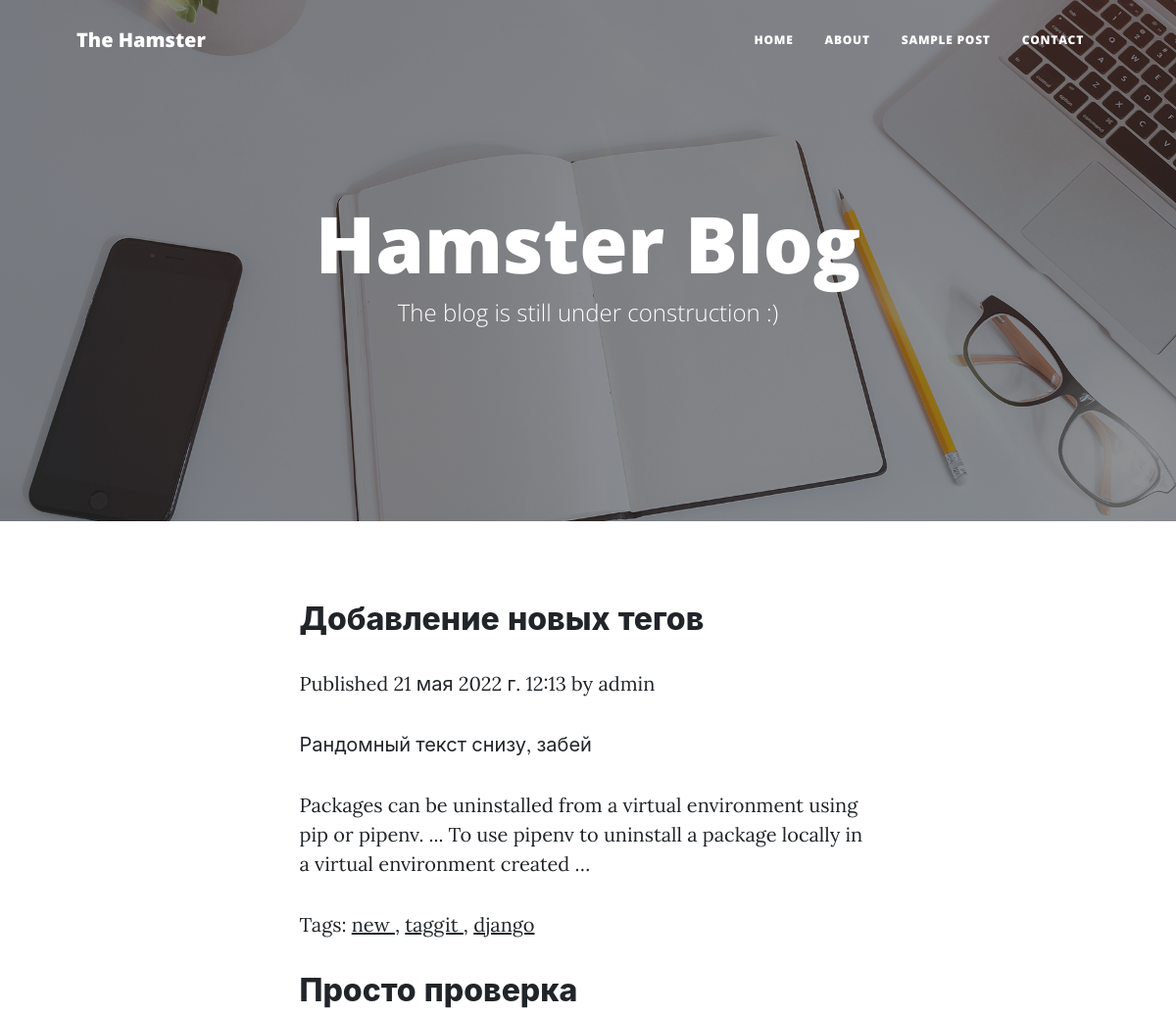
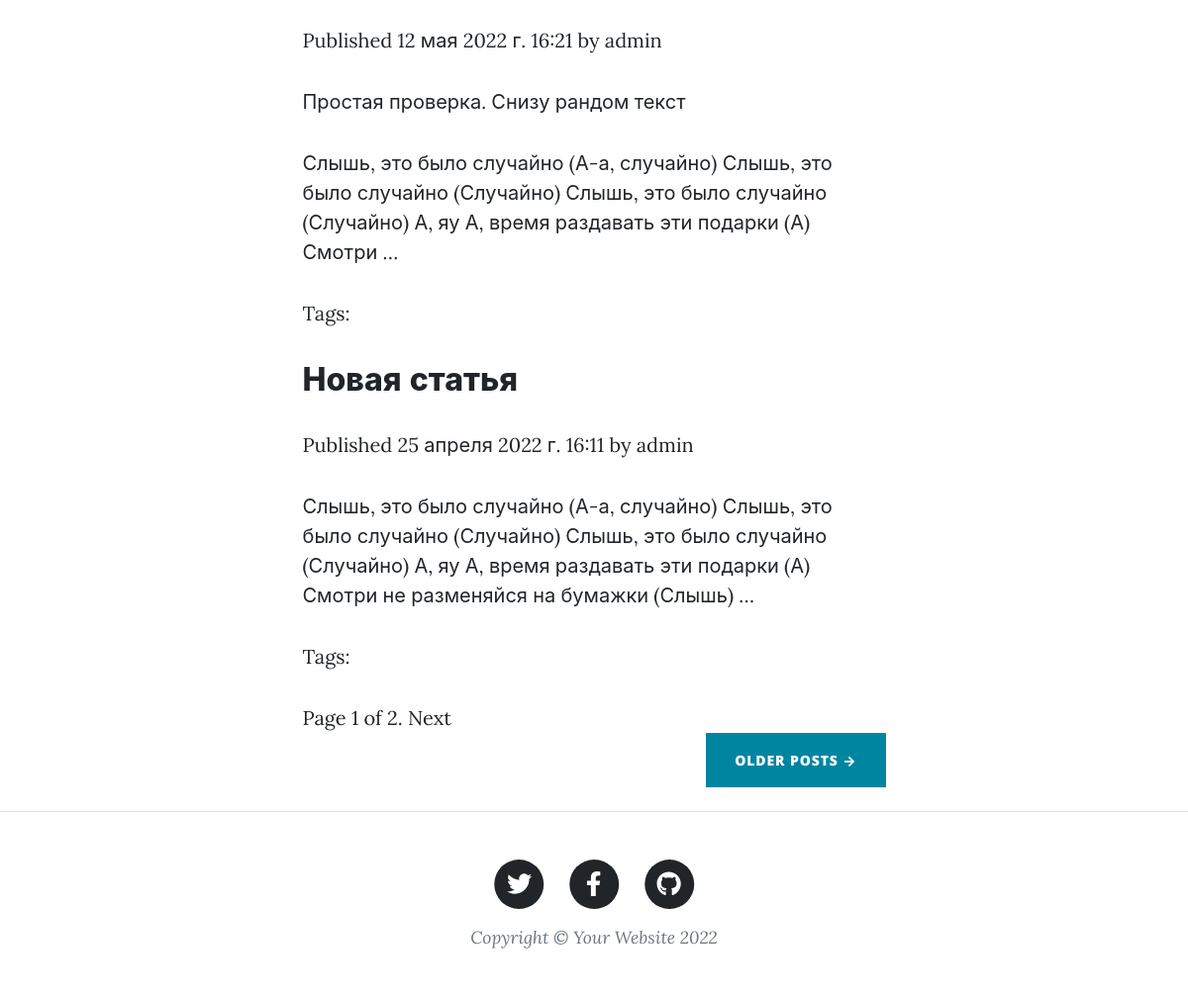
The app's page /, older data (2 pictures, top to bottom).
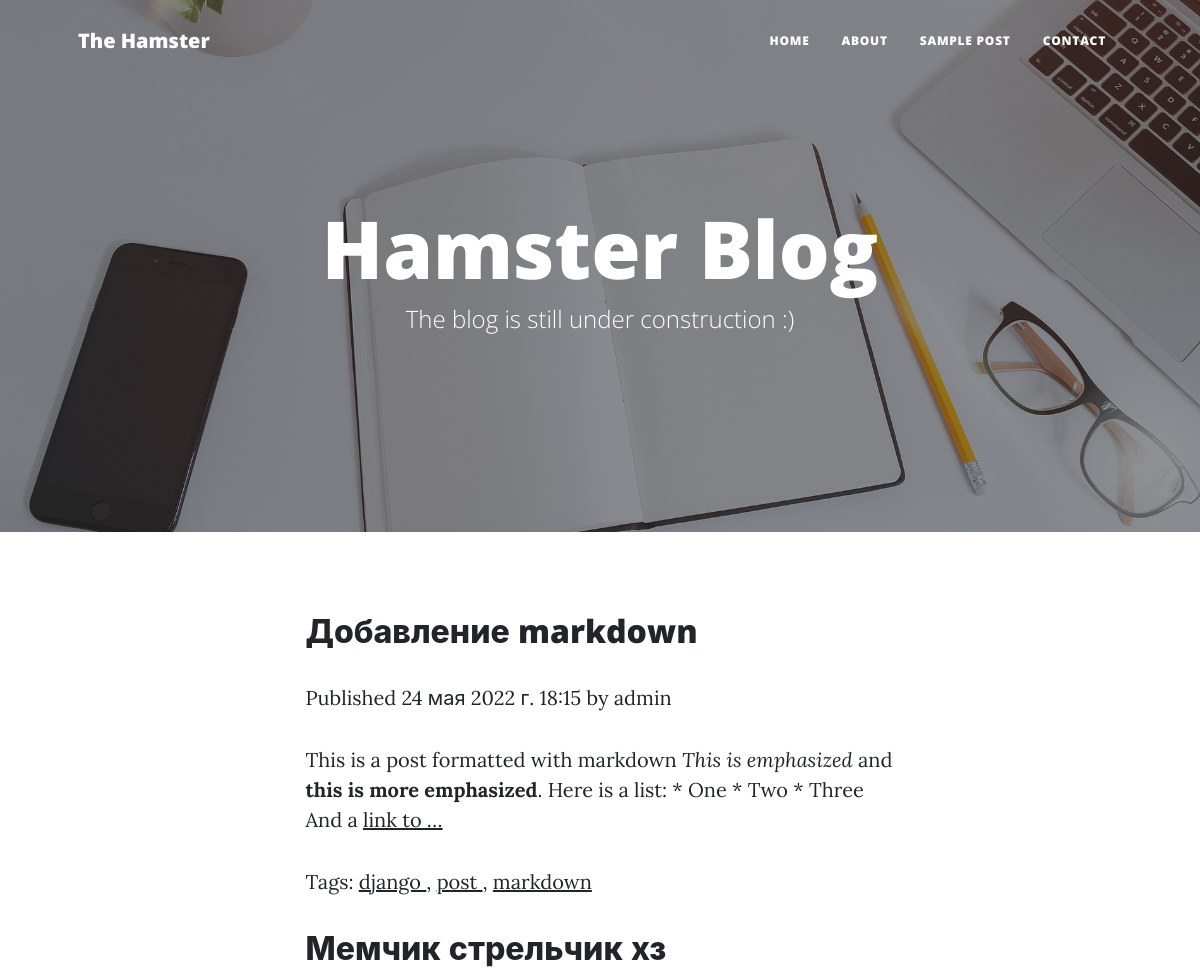
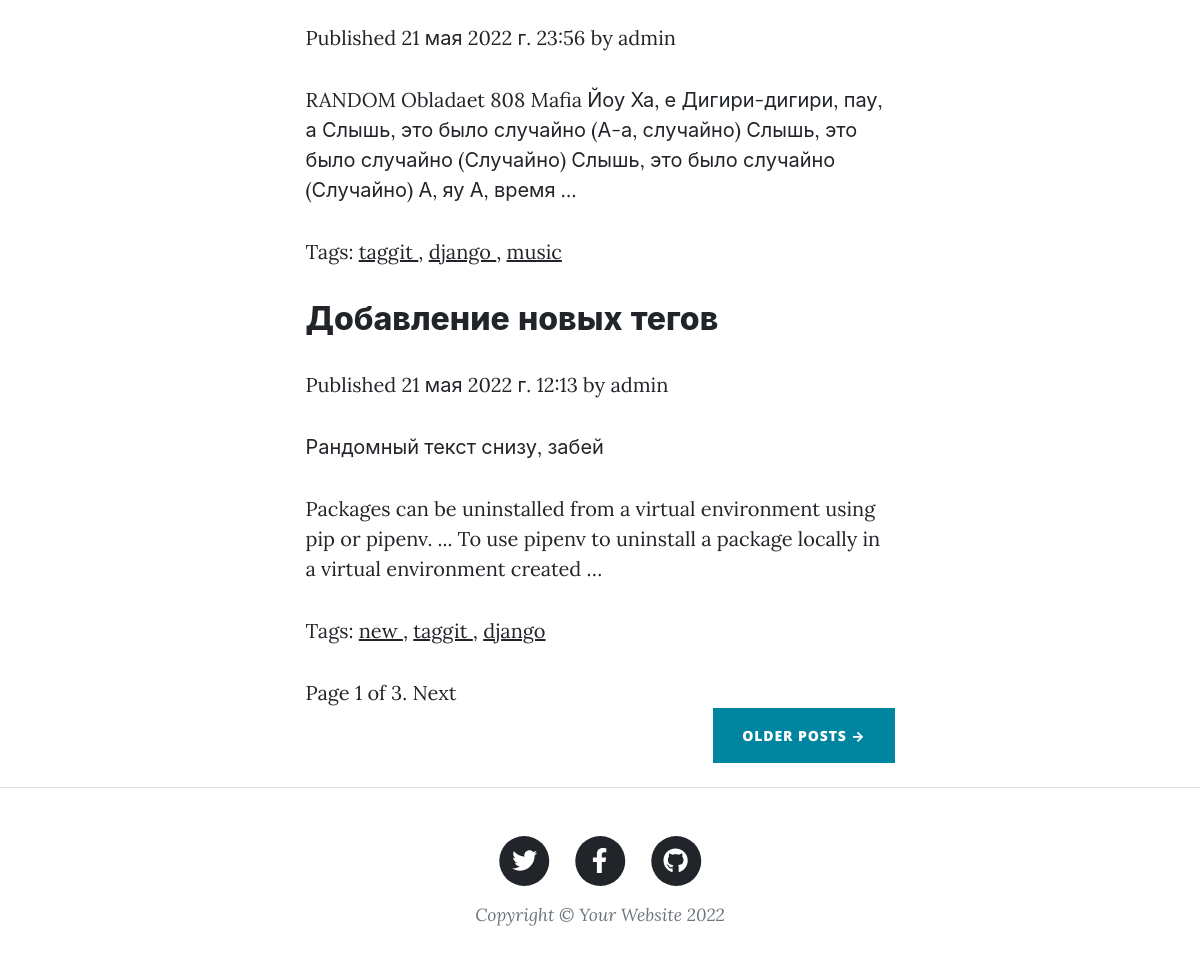
The same page, newer data (2 pictures, top to bottom).
### blog/models.py (models this page shows, shortened)
class Post(models.Model):
    STATUS_CHOICES = (
        ('draft', 'Draft'),
        ('published', 'Published'),
    )
    title = models.CharField(max_length=250)
    slug = models.SlugField(max_length=250, unique_for_date='publish')
    author = models.ForeignKey(User, on_delete=models.CASCADE,
                               related_name='blog_posts')
    body = models.TextField()
    publish = models.DateTimeField(default=timezone.now)
    created = models.DateTimeField(auto_now_add=True)
    updated = models.DateTimeField(auto_now=True)
    status = models.CharField(max_length=10, choices=STATUS_CHOICES, default='draft')
    class Meta:
        ordering = ('-publish',)
    objects = models.Manager()          # Менеджер по умолчанию.
    published = PublishedManager()      # Наш новый менеджер.
    def get_absolute_url(self):
        return reverse('blog:post_detail', args=[self.publish.year,
                                                 self.publish.month,
                                                 self.publish.day, self.slug])
    tags = TaggableManager()

### blog/views.py (the view)
# urls.py: path('', views.post_list, name='post_list'),
def post_list(request, tag_slug=None):
    object_list = Post.published.all()
    tag = None
    if tag_slug:
        tag = get_object_or_404(Tag, slug=tag_slug)
        object_list = object_list.filter(tags__in=[tag])
    paginator = Paginator(object_list, 3)  # По 3 статьи на каждой странице.
    page = request.GET.get('page')
    try:
        posts = paginator.page(page)
    except PageNotAnInteger:
        posts = paginator.page(1)
    except EmptyPage:
        posts = paginator.page(paginator.num_pages)
    return render(request, 'blog/post/list.html', {'page': page, 'posts': posts, 'tag': tag})

### blog/models.py (called while the page is built)
    def get_queryset(self):
        return super().get_queryset().filter(status='published')

### blog/templatetags/blog_tags.py (called while the page is built)
@register.filter(name='markdown')
def markdown_format(text):
    return mark_safe(markdown.markdown(text))

### blog/templates/blog/post/list.html (shortened to what this page needs)
{% extends "blog/index.html" %}
{% load blog_tags %}
{% block content %}
    {% for post in posts %}
        <h2>
            <a href="{{ post.get_absolute_url }}">
                {{ post.title }}</a>
        </h2>
        <p class="date">
            Published {{ post.publish }} by {{ post.author }}
        </p>
        {{ post.body|markdown|truncatewords_html:30 }}
        <p class="tags">
            Tags:
            {% for tag in post.tags.all %}
                <a href='{% url "blog:post_list_by_tag" tag.slug %}'>
                    {{ tag.name }}
                </a>
                {% if not forloop.last %}, {% endif %}
            {% endfor %}
        </p>
    {% endfor %}
    {% include "pagination.html" with page=posts %}
{% endblock %}

### blog/templates/blog/index.html (shortened to what this page needs)
{% load static %}
<!DOCTYPE html>
<html lang="en">
    <head>
        <link rel="stylesheet" href="{% static 'blog/css/styles.css' %}" type="text/css">
    </head>
    <body>
        <nav class="navbar navbar-expand-lg navbar-light" id="mainNav">
            <div class="container px-4 px-lg-5">
                <a class="navbar-brand" href="/">The Hamster</a>
                <div class="collapse navbar-collapse" id="navbarResponsive">
                    <ul class="navbar-nav ms-auto py-4 py-lg-0">
                        <li class="nav-item"><a class="nav-link px-lg-3 py-3 py-lg-4" href="/">Home</a></li>
                        <li class="nav-item"><a class="nav-link px-lg-3 py-3 py-lg-4" href="/about">About</a></li>
                        <li class="nav-item"><a class="nav-link px-lg-3 py-3 py-lg-4" href="/post">Sample Post</a></li>
                        <li class="nav-item"><a class="nav-link px-lg-3 py-3 py-lg-4" href="/contact">Contact</a></li>
                    </ul>
                </div>
            </div>
        </nav>
        <header class="masthead"  style="background-image: url('/static/blog/images/img/home-bg.jpg')">
            <div class="container position-relative px-4 px-lg-5">
                <div class="row gx-4 gx-lg-5 justify-content-center">
                    <div class="col-md-10 col-lg-8 col-xl-7">
                        <div class="site-heading">
                            <h1>Hamster Blog</h1>
                            <span class="subheading">The blog is still under construction :)</span>
                        </div>
                    </div>
                </div>
            </div>
        </header>
        <div class="container px-4 px-lg-5">
            <div class="row gx-4 gx-lg-5 justify-content-center">
                <div class="col-md-10 col-lg-8 col-xl-7">
                    {% block content %}
                    {% endblock %}
                    <div class="d-flex justify-content-end mb-4"><a class="btn btn-primary text-uppercase" href="#!">Older Posts →</a></div>
                </div>
            </div>
        </div>
        <footer class="border-top">
            <div class="container px-4 px-lg-5">
                <div class="row gx-4 gx-lg-5 justify-content-center">
                    <div class="col-md-10 col-lg-8 col-xl-7">
                        <ul class="list-inline text-center">
                            <li class="list-inline-item">
                                <a href="https://github.com/adam-kad/CleanBlog" target='_blank'>
                                    <span class="fa-stack fa-lg">
                                        <i class="fas fa-circle fa-stack-2x"></i>
                                        <i class="fab fa-twitter fa-stack-1x fa-inverse"></i>
                                    </span>
                                </a>
                            </li>
                            <li class="list-inline-item">
                                <a href="https://github.com/adam-kad/CleanBlog" target='_blank'>
                                    <span class="fa-stack fa-lg">
                                        <i class="fas fa-circle fa-stack-2x"></i>
                                        <i class="fab fa-facebook-f fa-stack-1x fa-inverse"></i>
                                    </span>
                                </a>
                            </li>
                            <li class="list-inline-item">
                                <a href="https://github.com/adam-kad/CleanBlog" target='_blank'>
                                    <span class="fa-stack fa-lg">
                                        <i class="fas fa-circle fa-stack-2x"></i>
                                        <i class="fab fa-github fa-stack-1x fa-inverse"></i>
                                    </span>
                                </a>
                            </li>
                        </ul>
                        <div class="small text-center text-muted fst-italic">Copyright &copy; Your Website 2022</div>
                    </div>
                </div>
            </div>
        </footer>
    </body>
</html>

### blog/templates/pagination.html (shortened to what this page needs)
<div class="pagination">
    <span class="step-links">
        <span class="current">
            Page {{ page.number }} of {{ page.paginator.num_pages }}.
        </span>
        {% if page.has_next %}
            <a href="?page={{ page.next_page_number }}">Next</a>
        {% endif %}
    </span>
</div>

Row changes from the older to the newer data that the page shows:
no longer on this page (row unchanged): Post: title "Просто проверка", publish "12 мая 2022 г. 16:21", author "admin", body "Простая проверка. Снизу рандом текст Слышь, это было случайно (А-а, случайно) Слышь, это было случайно (Случайно) Слышь, это было случайно (Случайно) А, яу А, время раздавать эти подарки (А) Смотри …"
no longer on this page (row unchanged): Post: title "Новая статья", publish "25 апреля 2022 г. 16:11", author "admin", body "Слышь, это было случайно (А-а, случайно) Слышь, это было случайно (Случайно) Слышь, это было случайно (Случайно) А, яу А, время раздавать эти подарки (А) Смотри не разменяйся на бумажки (Слышь) …"
added Post: title "Добавление markdown", publish "24 мая 2022 г. 18:15", author "admin", body "This is a post formatted with markdown This is emphasized and this is more emphasized . Here is a list: * One * Two * Three And a link to …", Tag (name "django")
added Tag: name "post", shown under "Добавление markdown"
added Tag: name "markdown", shown under "Добавление markdown"
added Post: title "Мемчик стрельчик хз", publish "21 мая 2022 г. 23:56", author "admin", body "RANDOM Obladaet 808 Mafia Йоу Ха, е Дигири-дигири, пау, а Слышь, это было случайно (А-а, случайно) Слышь, это было случайно (Случайно) Слышь, это было случайно (Случайно) А, яу А, время …", Tag (name "taggit"), Tag (name "django")
added Tag: name "music", shown under "Мемчик стрельчик хз"
Text that changed along with them:
{{ page.paginator.num_pages }}: "2" → "3"
